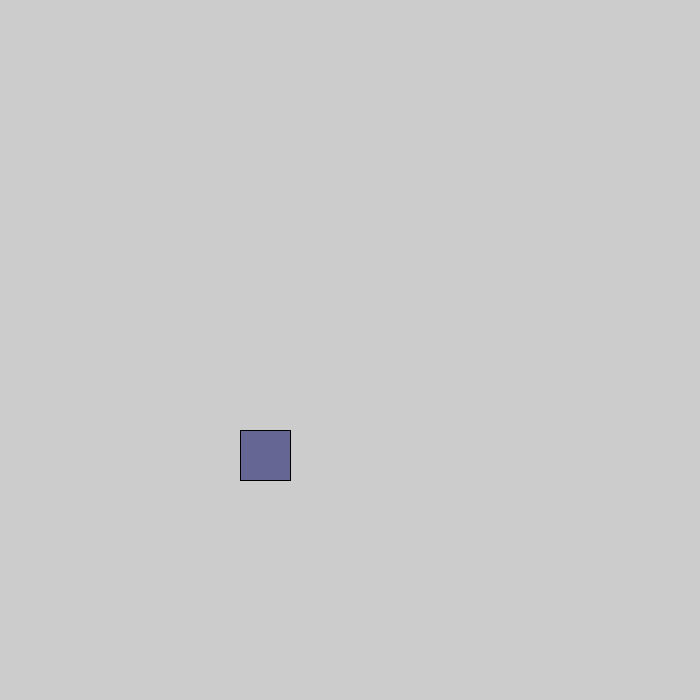
Frame 1 (no input)
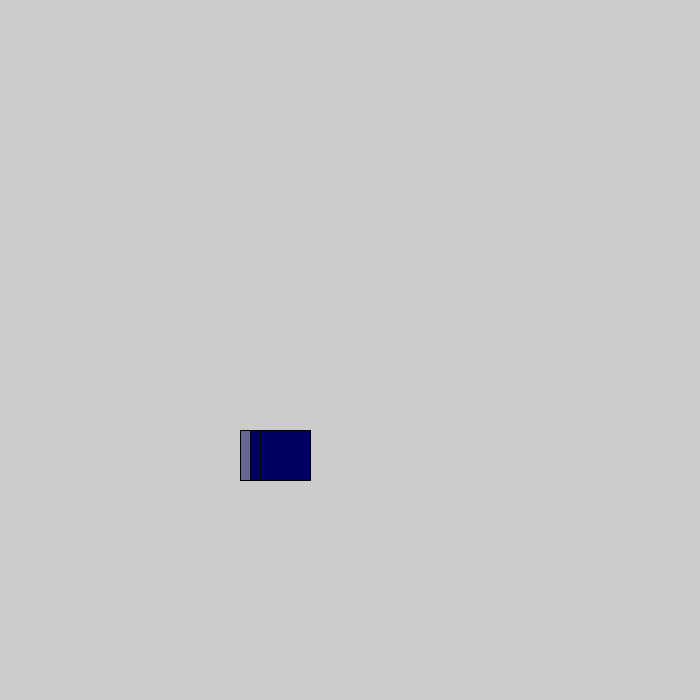
Frame 60 (the mouse pressed at the canvas centre just before this capture)
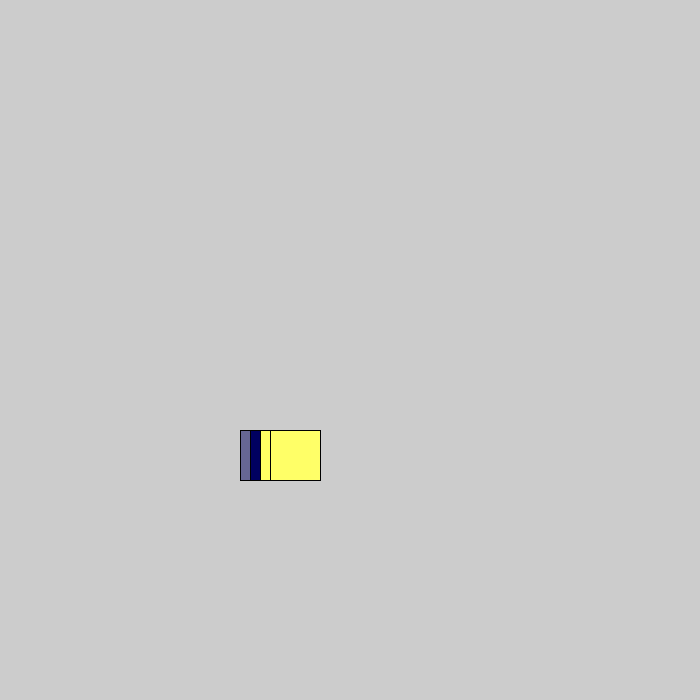
Frame 120 (the mouse held since frame 60 and released just before this capture)

The Processing sketch that drew these frames (run headless with seeded random() and noise(); from frame 60 on, the mouse is pressed at the canvas centre):

// Processing sketch: clock_simple3
// ── clock_simple3.pde
void setup() {
  size(700, 700);
}

void draw(){
  fill(mouseX, mouseY, second()*4, 128);  //マウス位置を色に反映

  //秒単位にX軸方、分単位にY軸方向に動かしながら50x50pxの四角を書く
  rect(second()*10+10, minute() *10+10, 50, 50);
}
